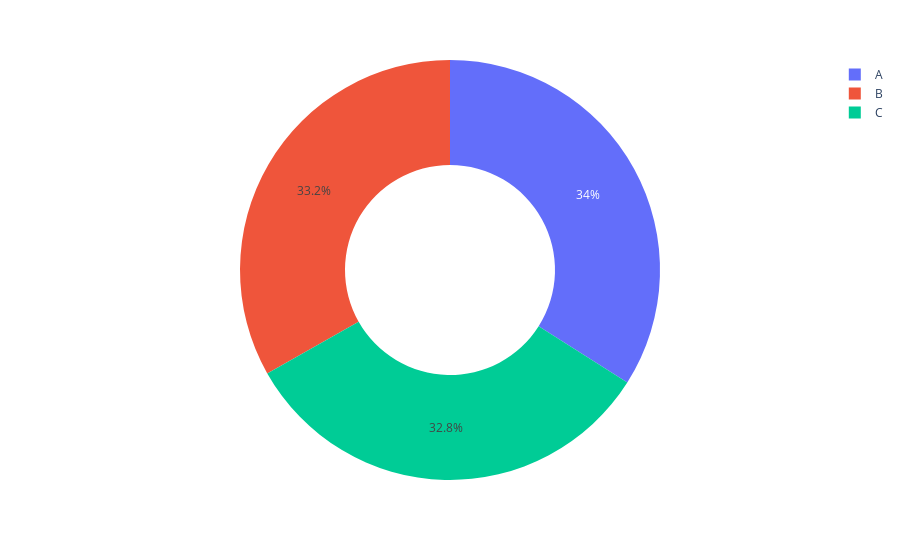

Notebook source saved alongside this figure:
### Code cell
px.pie(data_frame= popular_branch , names= 'Branch', values= 'count', hole= 0.5)

### Figure 1 — Plotly figure (JSON) as saved in the notebook; plotly's stock layout.template omitted (floating-point values rounded to 4 significant figures)
{"data": [{"domain": {"x": [0, 1], "y": [0, 1]}, "hole": 0.5, "hovertemplate": "Branch=%{label}<br>count=%{value}<extra></extra>", "labels": ["A", "B", "C"], "legendgroup": "", "name": "", "showlegend": true, "type": "pie", "values": [340, 332, 328]}], "layout": {"legend": {"tracegroupgap": 0}, "margin": {"t": 60}}}
